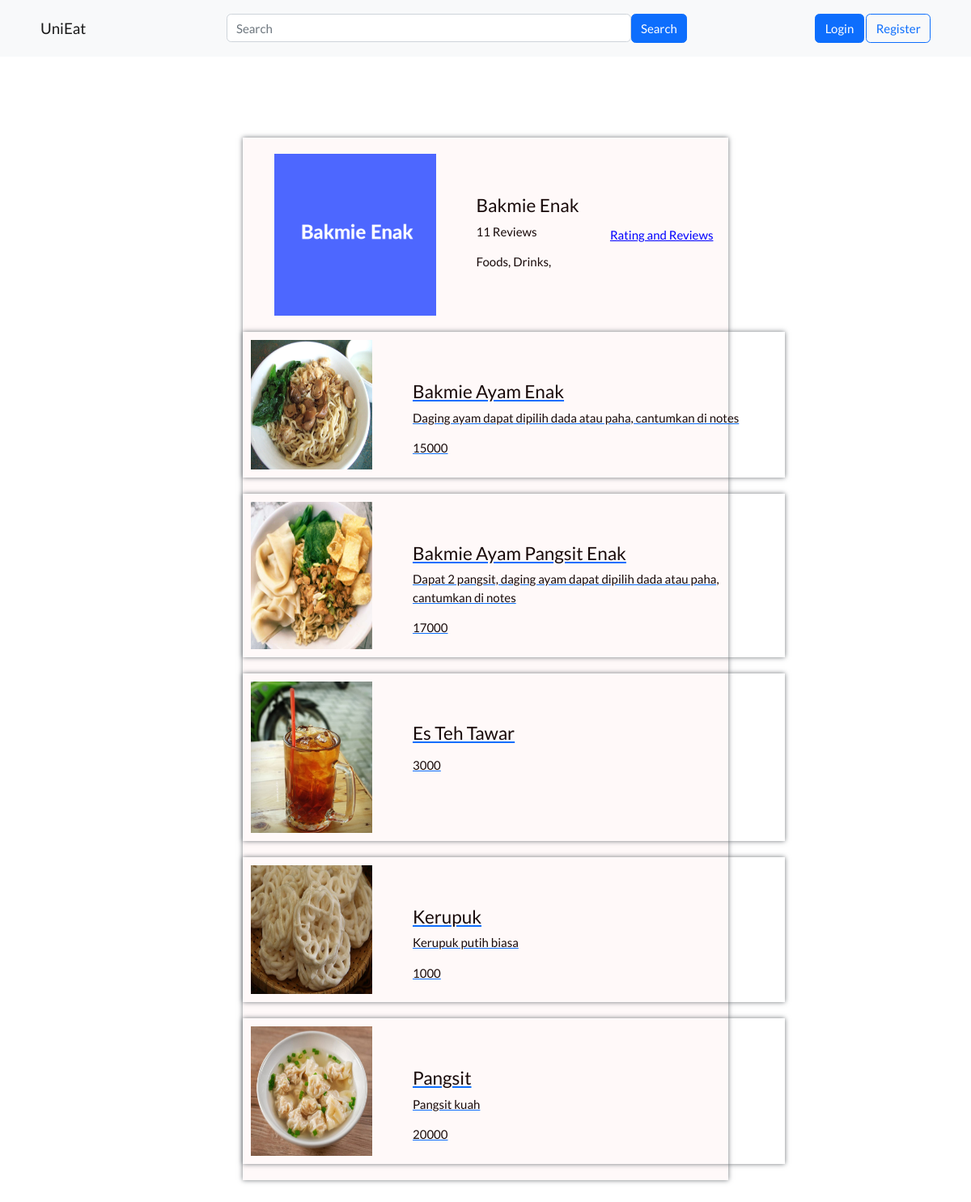
The app's page /AMDP3/shoppage.php?shopID=1 with its own data.
### tables this page shows
CREATE TABLE `shop` (
  `shopID` int(11) NOT NULL,
  `shopTitle` varchar(255) NOT NULL,
  `imgUrl` varchar(255) NOT NULL DEFAULT './img/Dummy.png'
);

CREATE TABLE `item` (
  `itemID` int(11) NOT NULL,
  `shopID` int(11) NOT NULL,
  `itemName` varchar(255) DEFAULT NULL,
  `itemDesc` varchar(255) DEFAULT NULL,
  `itemPrice` int(11) DEFAULT NULL,
  `itemImgUrl` varchar(255) NOT NULL
);

### AMDP3/queryfunctions/queryshopitem.php (the view, shortened to what this page needs)
<?php
    include "./connection.php";
    $shopID = $_GET["shopID"];
    $query = "SELECT * FROM item JOIN shop ON item.shopID = shop.shopID WHERE shop.shopID = $shopID";
    $res = $connection->query($query);
        while($row = $res->fetch_assoc()){
            $itemID = $row["itemID"];
            $itemTitle = $row['itemName'];
            $itemDescription = $row['itemDesc'];
            $itemPrice = $row['itemPrice'];
            $itemImgUrl = $row['itemImgUrl'];
            echo
            "<a href='./itemdetail.php?shopID=$shopID&itemID=$itemID'>
                <div class='shop-item-container' >
                    <img src='$itemImgUrl'>
                    <div class='shop-info'>
                        <h4>{$itemTitle}</h4>
                        <p>{$itemDescription}</p>
                        <p>{$itemPrice}</p>
                    </div>
                </div>
            </a>";
        }
?>

### AMDP3/queryfunctions/queryshopheader.php (shortened to what this page needs)
<?php
    if(!isset($_SESSION["role"]) || $_SESSION["role"] != 'tenant'){
        $shopID = $_GET["shopID"];
    } else {
        $shopTitle = $_SESSION['name'];
        $query = "SELECT * FROM shop WHERE shopTitle = '$shopTitle'";
        $result = $connection->query($query);
        $row = $result->fetch_assoc();
        $shopID = $row["shopID"];
    }
    include "./connection.php";
    $query = "SELECT * FROM shop WHERE shopID = $shopID";
    $result = $connection->query($query);
    $row = $result->fetch_assoc();
    $shopTitle = $row['shopTitle'];
    $imgUrl = $row['imgUrl'];
    $query = "SELECT COUNT(DISTINCT orderTimeStamp) AS totalReviewCount FROM reviews JOIN orders ON reviews.orderID = orders.orderID WHERE orders.shopID = $shopID";
    $result = $connection->query($query);
    $row = $result->fetch_assoc();
    $totalReviews = $row['totalReviewCount'];
    $query = "SELECT categoryName FROM shop JOIN shopcategories ON shop.shopID = shopcategories.shopID JOIN categories ON shopcategories.categoryID = categories.categoryID WHERE shop.shopID=$shopID";
    $result = $connection->query($query);
    $shopCategories = '';
    while($row = $result->fetch_assoc()){
        $shopCategories = $shopCategories . $row['categoryName'] . ', ';
    }
    echo
        "<div class='shop-header'>
            <img src='$imgUrl'>
            <div class='shop-info'>
                <h4>$shopTitle</h4>
                <p>$totalReviews Reviews</p>
                <p>$shopCategories</p>
            </div>
        </div>";
?>

### AMDP3/style.css (style rules this page uses)
* { font-family: 'Lato', sans-serif; text-decoration: none; color: #180A0A; font-size: 15px; list-style: none; }
.shop-info { padding-left: 50px; padding-top: 50px; }
.shop-header img { width: 200px; }
.shop-header { display: flex; align-self: flex-start; padding: 20px; }
.shop-item-container img { width: 150px; }
.shop-item-container { display: flex; box-shadow: 0 0 6px 0px #73777B; width: 670px; padding: 10px; margin-bottom: 20px; }

### records on screen
shop: imgUrl (picture), shopTitle "Bakmie Enak"
item: itemImgUrl (picture), itemName "Bakmie Ayam Enak", itemDesc "Daging ayam dapat dipilih dada atau paha, cantumkan di notes", itemPrice "15000"
item: itemImgUrl (picture), itemName "Bakmie Ayam Pangsit Enak", itemDesc "Dapat 2 pangsit, daging ayam dapat dipilih dada atau paha, cantumkan di notes", itemPrice "17000"
item: itemImgUrl (picture), itemName "Es Teh Tawar", itemPrice "3000"
item: itemImgUrl (picture), itemName "Kerupuk", itemDesc "Kerupuk putih biasa", itemPrice "1000"
item: itemImgUrl (picture), itemName "Pangsit", itemDesc "Pangsit kuah", itemPrice "20000"

### other values on screen
$totalReviews "11"
$shopCategories "Foods, Drinks,"
